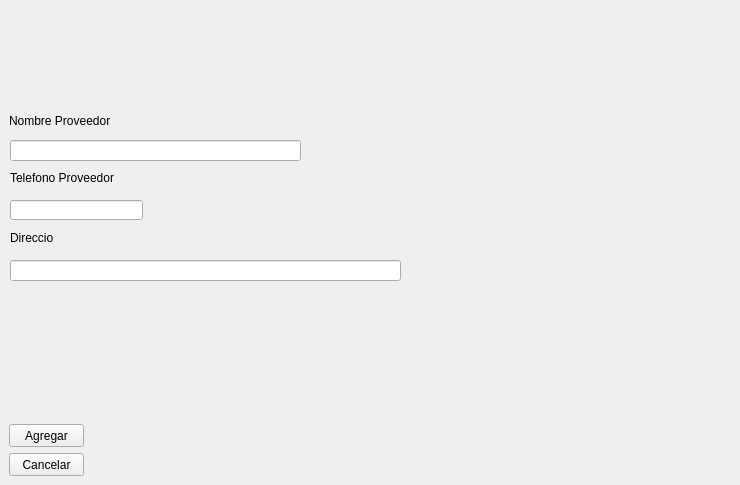
     <widget class="QWidget" name="tab_12">
      <attribute name="title">
       <string>Agregar</string>
      </attribute>
      <widget class="QLabel" name="label_16">
       <property name="geometry">
        <rect>
         <x>9</x>
         <y>113</y>
         <width>171</width>
         <height>16</height>
        </rect>
       </property>
       <property name="text">
        <string>Nombre Proveedor</string>
       </property>
      </widget>
      <widget class="QLineEdit" name="nombre_prov">
       <property name="geometry">
        <rect>
         <x>10</x>
         <y>140</y>
         <width>291</width>
         <height>21</height>
        </rect>
       </property>
      </widget>
      <widget class="QLabel" name="label_17">
       <property name="geometry">
        <rect>
         <x>10</x>
         <y>170</y>
         <width>151</width>
         <height>16</height>
        </rect>
       </property>
       <property name="text">
        <string>Telefono Proveedor</string>
       </property>
      </widget>
      <widget class="QLineEdit" name="telefono_prov">
       <property name="geometry">
        <rect>
         <x>10</x>
         <y>200</y>
         <width>133</width>
         <height>20</height>
        </rect>
       </property>
      </widget>
      <widget class="QLabel" name="label_20">
       <property name="geometry">
        <rect>
         <x>10</x>
         <y>230</y>
         <width>43</width>
         <height>16</height>
        </rect>
       </property>
       <property name="text">
        <string>Direccion</string>
       </property>
      </widget>
      <widget class="QLineEdit" name="dire_prov">
       <property name="geometry">
        <rect>
         <x>10</x>
         <y>260</y>
         <width>391</width>
         <height>21</height>
        </rect>
       </property>
      </widget>
      <widget class="QPushButton" name="agregar_prov">
       <property name="geometry">
        <rect>
         <x>9</x>
         <y>424</y>
         <width>75</width>
         <height>23</height>
        </rect>
       </property>
       <property name="text">
        <string>Agregar</string>
       </property>
      </widget>
      <widget class="QPushButton" name="pushButton_6">
       <property name="geometry">
        <rect>
         <x>9</x>
         <y>453</y>
         <width>75</width>
         <height>23</height>
        </rect>
       </property>
       <property name="text">
        <string>Cancelar</string>
       </property>
      </widget>
      <widget class="QLabel" name="label_35">
       <property name="geometry">
        <rect>
         <x>450</x>
         <y>30</y>
         <width>281</width>
         <height>211</height>
        </rect>
       </property>
       <property name="text">
        <string/>
       </property>
       <property name="pixmap">
        <pixmap>L3.png</pixmap>
       </property>
      </widget>
     </widget>
